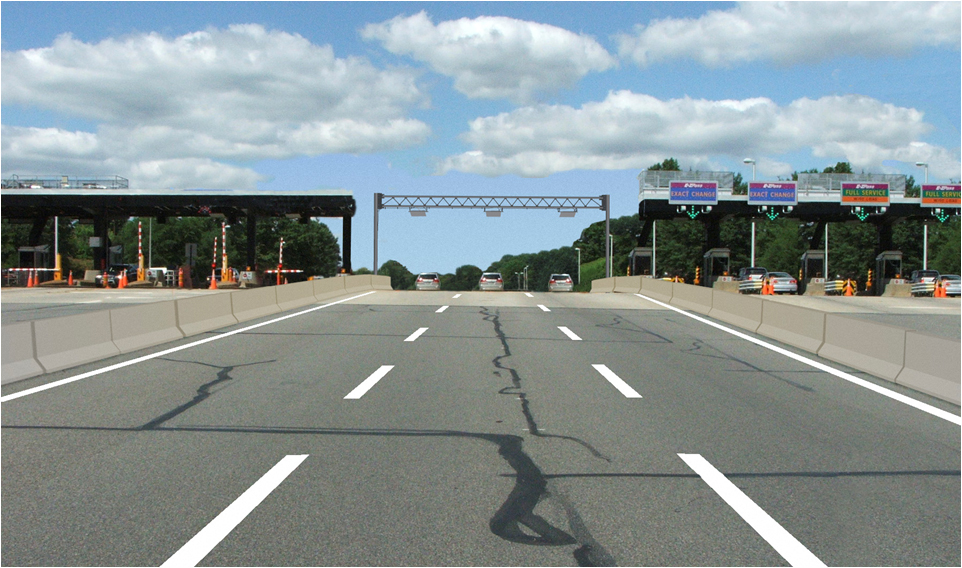
#> input picture Fundamentals_of_computer_vision/Excersise/test3.jpg, 962 x 568 px
$ python HoughTrasnform_regionMask.py
#> lines starting #> are read from the running program, lines starting #| are printed output that depends on the picture; after the words box and inside, x2 and y2 are one past the last pixel; in counts of white or black regions, pixels touching at a corner belong together
import matplotlib.pyplot as plt
import matplotlib.image as mpimg
import numpy as np
import cv2


# Read in and grayscale the image
image = mpimg.imread('test3.jpg')
#> image is the input picture: shape (568, 962, 3); mean R, G, B 136, 147.5, 148.9
gray = cv2.cvtColor(image,cv2.COLOR_RGB2GRAY)
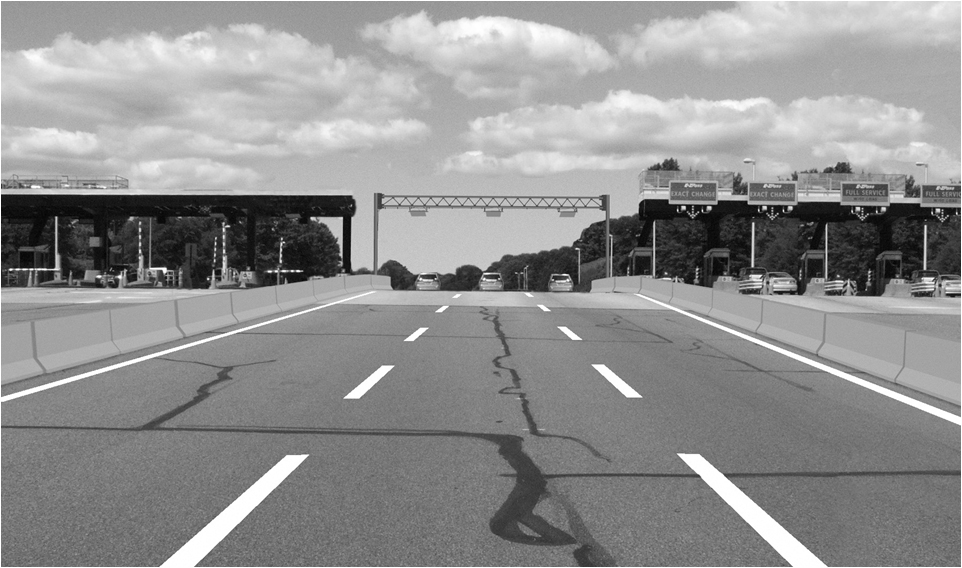
#> gray: shape (568, 962); min 2, max 255, mean 144.2
print(image.shape)
#| (568, 962, 3)

# Define a kernel size and apply Gaussian smoothing
kernel_size = 5
blur_gray = cv2.GaussianBlur(gray,(kernel_size, kernel_size),0)

# Define our parameters for Canny and apply
low_threshold = 50
high_threshold = 150
edges = cv2.Canny(blur_gray, low_threshold, high_threshold)
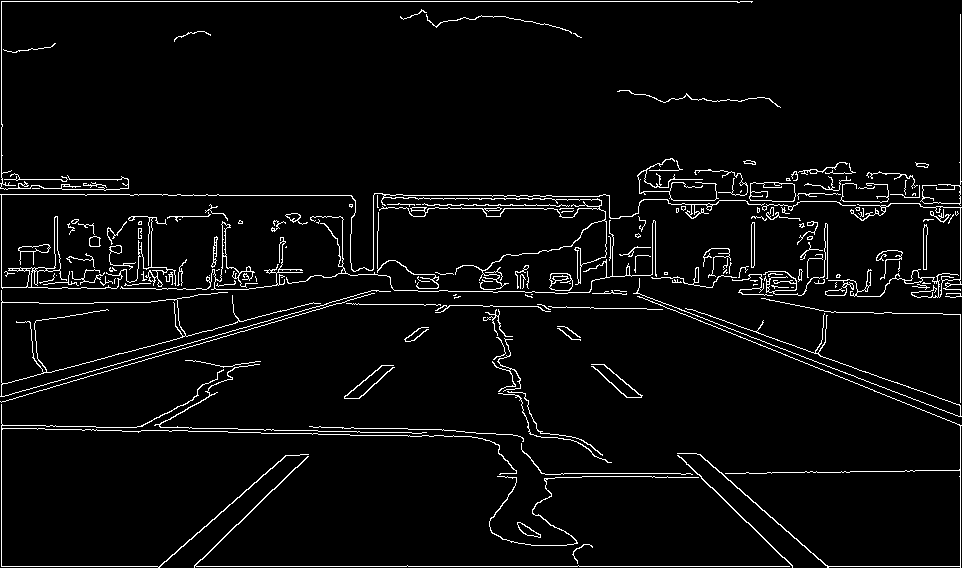
#> edges: shape (568, 962); 4.2% white in thin lines or dots

# Next we'll create a masked edges image using cv2.fillPoly()
mask = np.zeros_like(edges)
ignore_mask_color = 255

# This time we are defining a four sided polygon to mask
imshape = image.shape
#> imshape = (568, 962, 3)
vertices = np.array([[(0,imshape[0]),(0, 500), (480,290), (imshape[1], 490), (imshape[1],imshape[0])]], dtype=np.int32)
cv2.fillPoly(mask, vertices, ignore_mask_color)
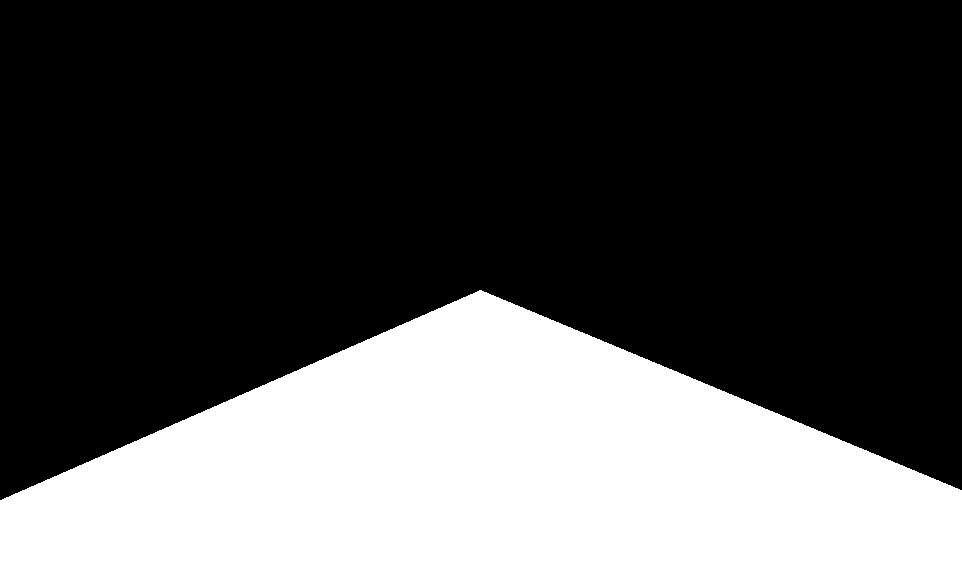
#> mask: shape (568, 962); 30.9% white; 1 white region, box (x1, y1, x2, y2) and area: (0, 290, 962, 568) 168716
plt.imshow(mask)
plt.show()

masked_edges = cv2.bitwise_and(edges, mask)
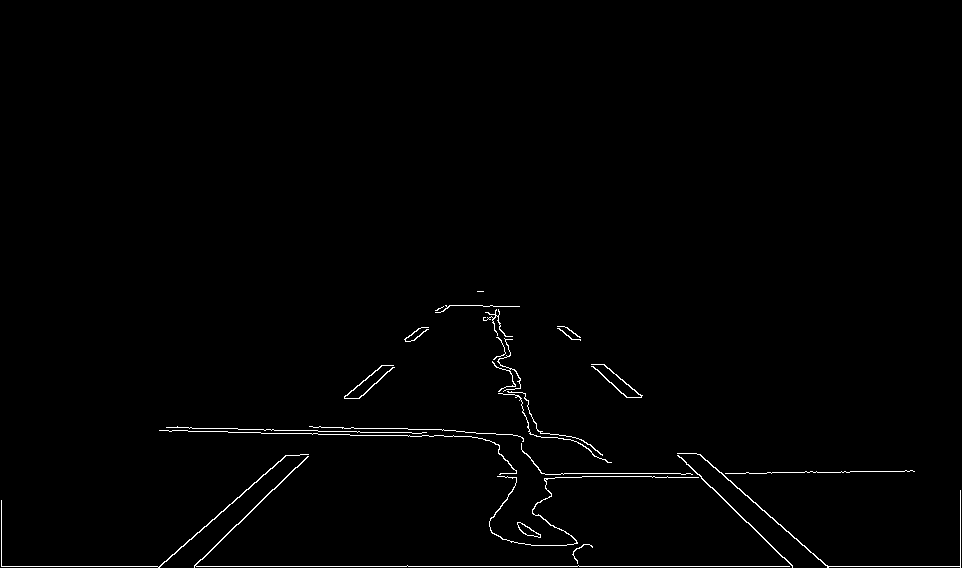
#> masked_edges: shape (568, 962); 0.94% white in thin lines or dots, all inside (x1, y1, x2, y2) = (1, 291, 961, 568)

# Define the Hough transform parameters
# Make a blank the same size as our image to draw on
rho = 1 # distance resolution in pixels of the Hough grid
theta = np.pi/180 # angular resolution in radians of the Hough grid
threshold = 50     # minimum number of votes (intersections in Hough grid cell)
min_line_length = 35 #minimum number of pixels making up a line
max_line_gap = 5    # maximum gap in pixels between connectable line segments
line_image = np.copy(image)*0 # creating a blank to draw lines on
#> line_image: shape (568, 962, 3); every value is 0

# Run Hough on edge detected image
# Output "lines" is an array containing endpoints of detected line segments
lines = cv2.HoughLinesP(masked_edges, rho, theta, threshold, np.array([]),
                            min_line_length, max_line_gap)
#> lines = 31 rows, first 6: [194, 566, 792, 566], [721, 473, 820, 472], [318, 431, 411, 432], [188, 431, 260, 432], [160, 565, 286, 455], [699, 454, 828, 566]

# Iterate over the output "lines" and draw lines on a blank image
for line in lines:
    for x1,y1,x2,y2 in line:
        cv2.line(line_image,(x1,y1),(x2,y2),(255,0,0),10)
#> this loop made 31 passes
#> line on passes 1 to 12: [[194, 566, 792, 566]], [[721, 473, 820, 472]], [[318, 431, 411, 432]], [[188, 431, 260, 432]], [[160, 565, 286, 455]], [[699, 454, 828, 566]], [[422, 435, 470, 436]], [[195, 565, 308, 456]], [[342, 428, 407, 428]], [[678, 455, 792, 565]], [[326, 434, 363, 435]], [[561, 473, 690, 473]]
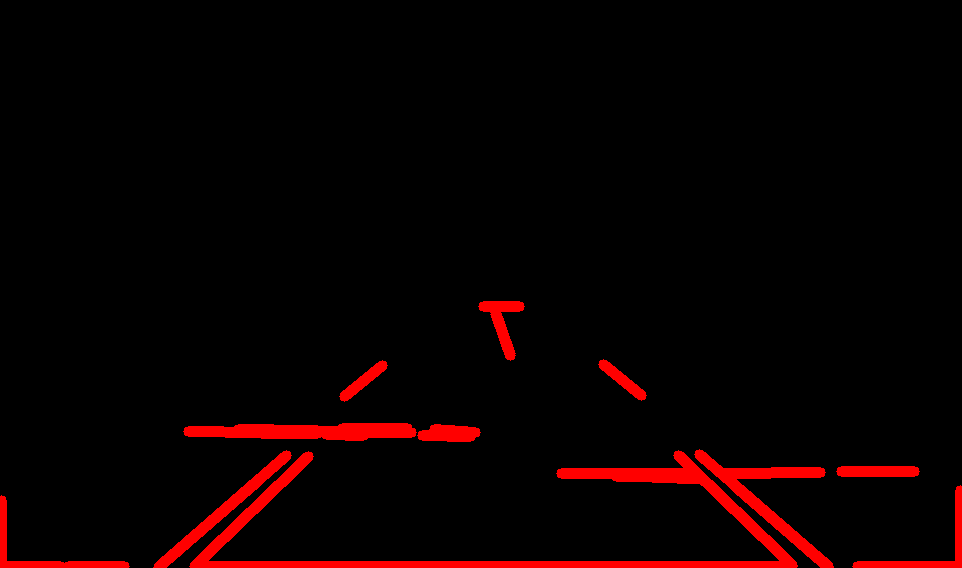
#> line_image: shape (568, 962, 3); mean R, G, B 11.4, 0, 0

# Create a "color" binary image to combine with line image
color_edges = np.dstack((edges, edges, edges))
#> color_edges: shape (568, 962, 3); 4.2% white in thin lines or dots

# Draw the lines on the edge image
lines_edges = cv2.addWeighted(color_edges, 0.8, line_image, 1, 0)
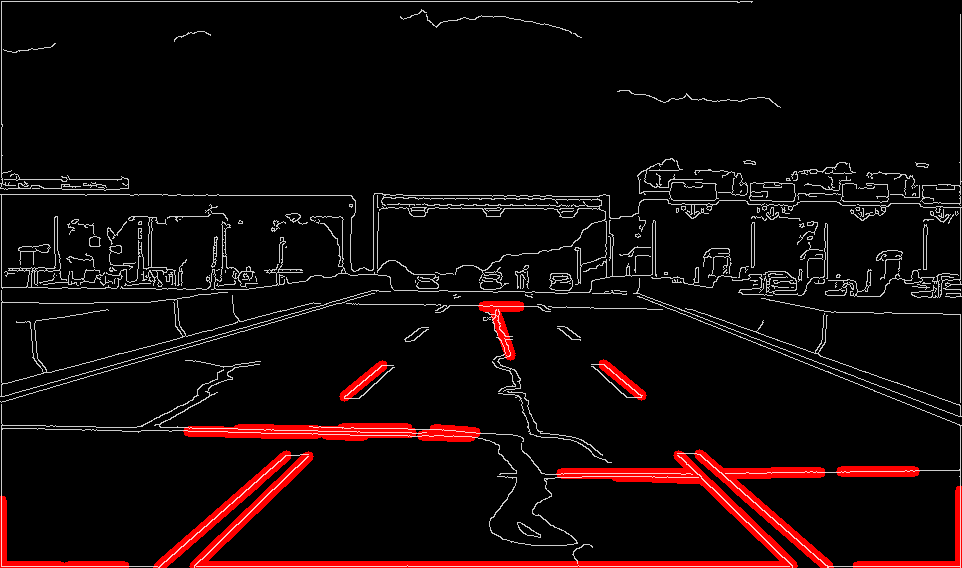
#> lines_edges: shape (568, 962, 3); mean of channels 0, 1, 2 18.6, 8.5, 8.5; drawn as R, G, B
plt.imshow(lines_edges)
plt.show()

$ run again, with Fundamentals_of_computer_vision/Excersise/test2.jpg copied over Fundamentals_of_computer_vision/Excersise/test3.jpg
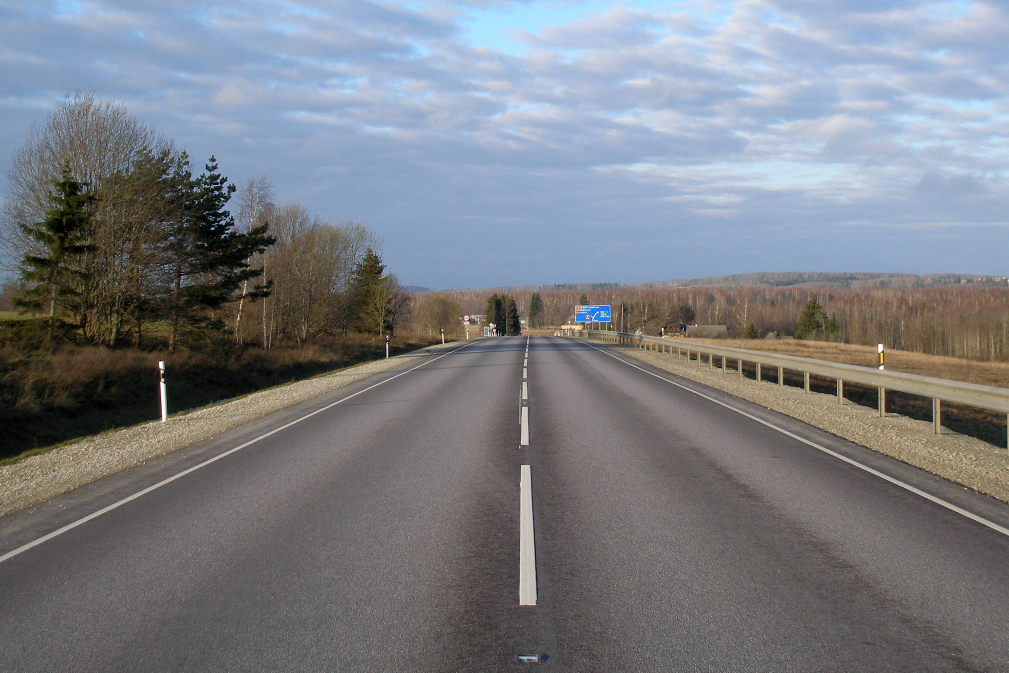
#> input picture Fundamentals_of_computer_vision/Excersise/test2.jpg, 3026 x 2017 px (shown at 1/3 size)
#> image is the input picture: shape (2017, 3026, 3); mean R, G, B 122.7, 126.1, 131.7
#| (2017, 3026, 3)
#> `edges = cv2.Canny(blur_gray, low_threshold, high_threshold)`:
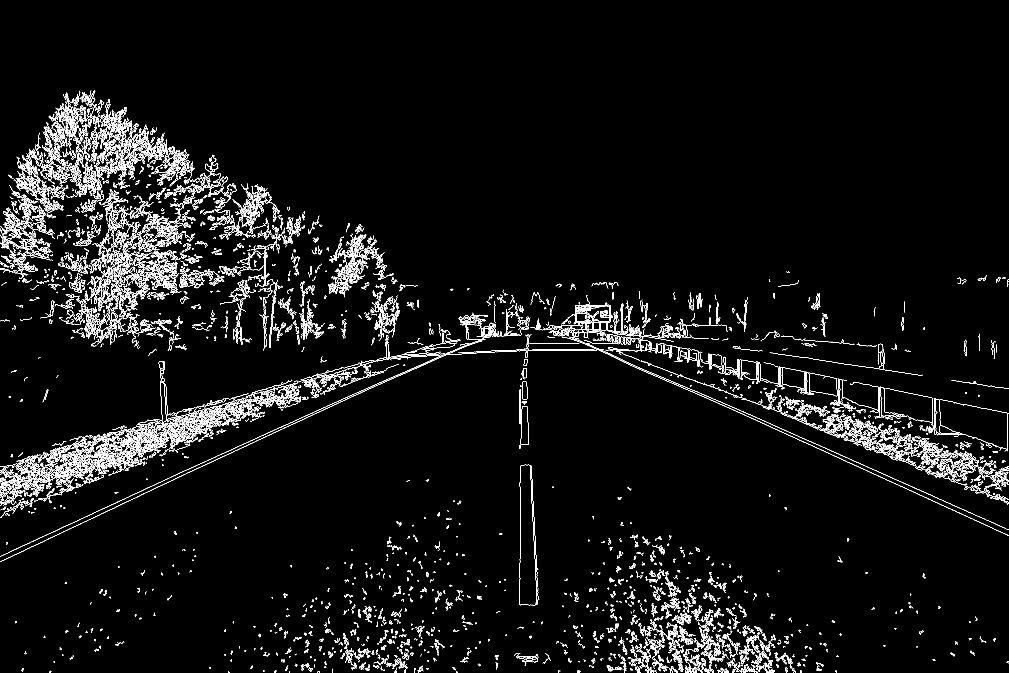
#> edges: shape (2017, 3026) (shown at 1/3 size); 3.3% white in thin lines or dots, all inside (x1, y1, x2, y2) = (0, 271, 3026, 2017)
#> mask: shape (2017, 3026); 80.6% white; 1 black region, box (x1, y1, x2, y2) and area: (0, 0, 3026, 500) 1182660
#> masked_edges: shape (2017, 3026); 3.2% white in thin lines or dots, all inside (x1, y1, x2, y2) = (0, 336, 3026, 2017)
#> lines = 685 rows, first 6: [606, 1399, 1098, 1170], [2185, 1215, 3025, 1589], [2200, 1230, 2362, 1303], [1990, 1108, 2111, 1152], [173, 1399, 230, 1380], [522, 1279, 583, 1259]
#> the loop `for line in lines:` made 685 passes
#> `lines_edges = cv2.addWeighted(color_edges, 0.8, line_image, 1, 0)`:
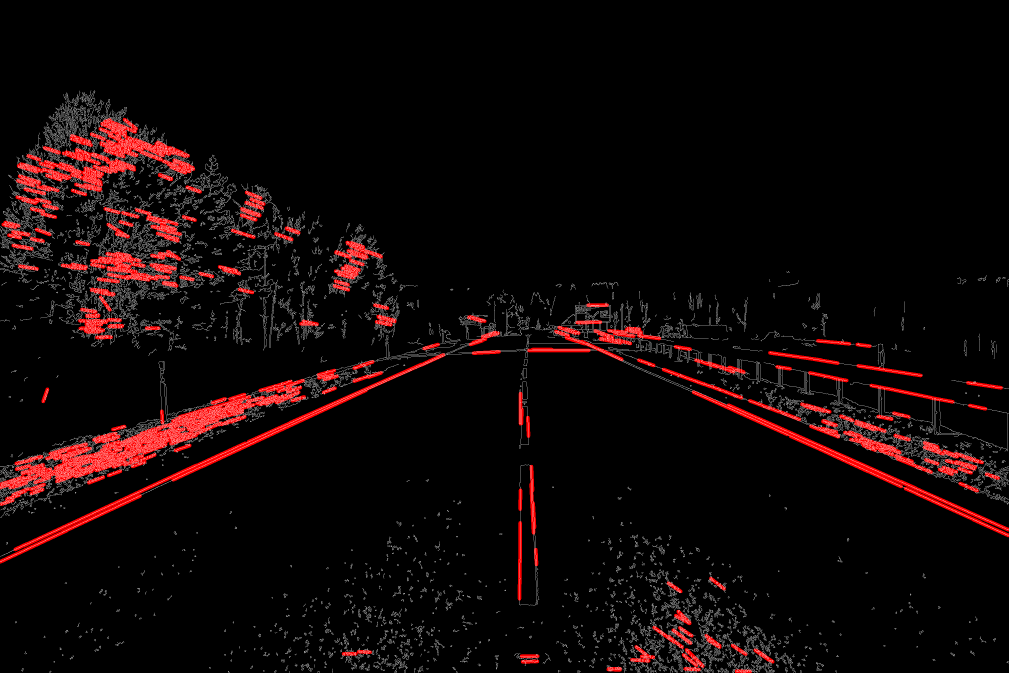
#> lines_edges: shape (2017, 3026, 3) (shown at 1/3 size); mean of channels 0, 1, 2 16.7, 6.7, 6.7; drawn as R, G, B
